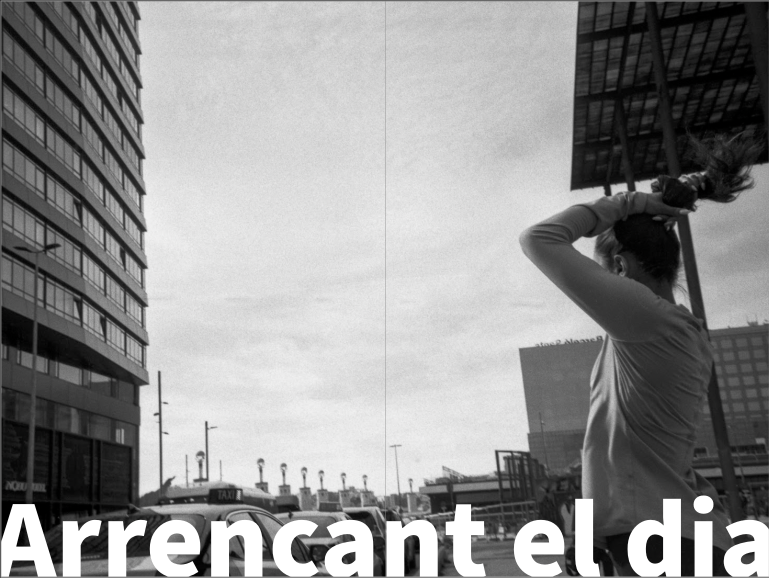
#> input picture img/hero-bg.png, 1538 x 1155 px, found by its file name (shown at 1/2 size)
$ python gen-email-header.py
#> lines starting #> are read from the running program, lines starting #| are printed output that depends on the picture
#!/usr/bin/env python3
"""Genera la imatge de capcalera dels correus dels formularis.

Sortida: server/forms/assets/email-header.jpg (1200x420, ~50-70 KB).
Es munta sobre la fotografia hero del web, amb el mateix tractament fosc
que fa la home, perque el correu quedi acord amb el web.
"""
from pathlib import Path
from PIL import Image, ImageDraw, ImageFont, ImageOps

ROOT = Path(__file__).resolve().parent.parent
SRC = ROOT / "static/img/hero-bg.png"
OUT = ROOT / "server/forms/assets/email-header.jpg"
W, H = 1200, 420

OUT.parent.mkdir(parents=True, exist_ok=True)

img = Image.open(SRC).convert("RGB")
img = ImageOps.fit(img, (W, H), method=Image.LANCZOS, centering=(0.5, 0.45))
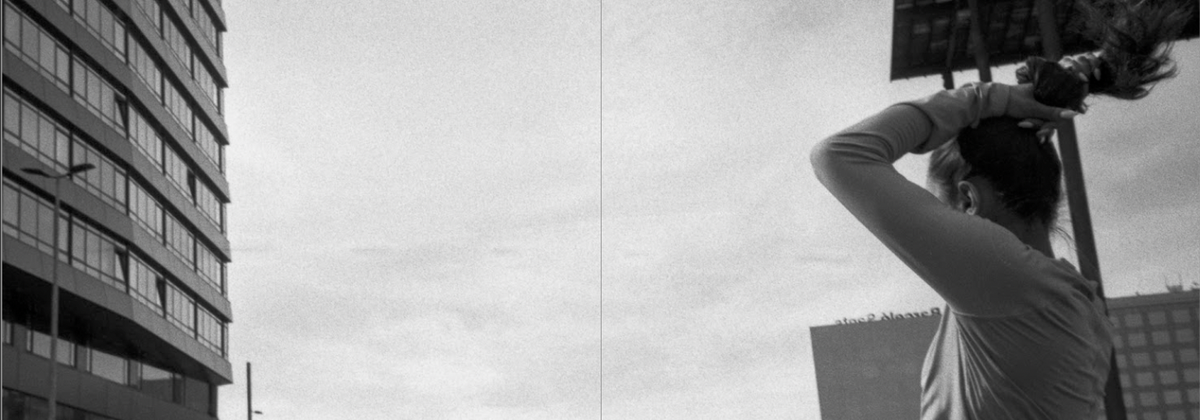
#> img: PIL image 1200x420 RGB; mean R, G, B 155.8, 155.8, 155.8

# Velo fosc com el .hero-overlay de la home.
overlay = Image.new("RGBA", (W, H), (17, 17, 16, 150))
img = Image.alpha_composite(img.convert("RGBA"), overlay).convert("RGB")
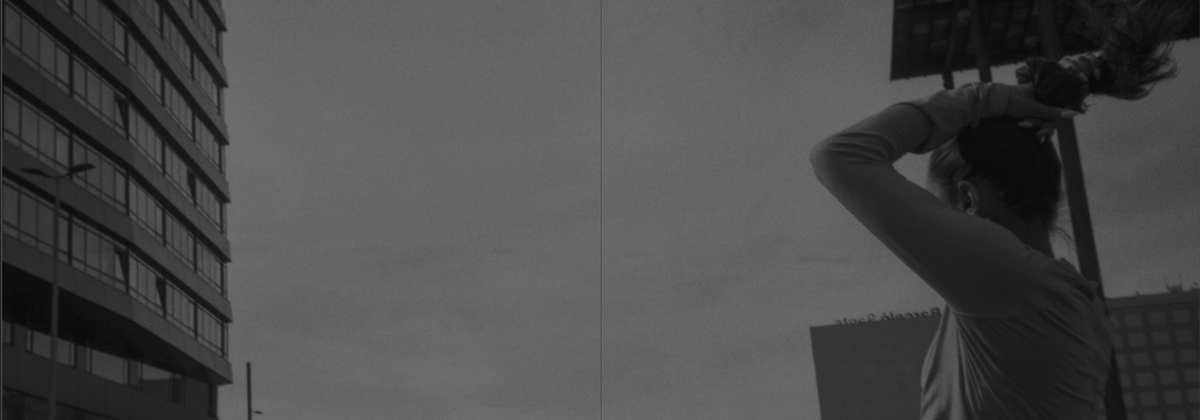
#> img: PIL image 1200x420 RGB; mean R, G, B 74.1, 74.1, 73.5

draw = ImageDraw.Draw(img)
title_font = ImageFont.truetype("/System/Library/Fonts/Supplemental/Georgia Bold.ttf", 72)
sub_font = ImageFont.truetype("/System/Library/Fonts/Supplemental/Georgia.ttf", 27)

title = "112 Revelats"
sub = "Projecte de fotollibres col·lectius"

def box(text, font):
    return draw.textbbox((0, 0), text, font=font)

tw, th = box(title, title_font)[2], box(title, title_font)[3]
#> tw = 468; th = 68
sw, sh = box(sub, sub_font)[2], box(sub, sub_font)[3]
#> sw = 438; sh = 32

title_y = (H - (th + 90 + sh)) // 2
#> title_y = 115
title_x = (W - tw) // 2
#> title_x = 366
sub_x = (W - sw) // 2
#> sub_x = 381

# Ombra subtil per garantir la lectura sobre qualsevol zona de la foto.
for dx, dy in ((2, 2), (1, 1)):
    draw.text((title_x + dx, title_y + dy), title, font=title_font, fill=(0, 0, 0))
draw.text((title_x, title_y), title, font=title_font, fill=(255, 255, 255))

line_y = title_y + th + 22
#> line_y = 205
draw.rectangle([(W - 120) // 2, line_y, (W + 120) // 2, line_y + 5], fill=(254, 33, 33))

sub_y = line_y + 28
#> sub_y = 233
for dx, dy in ((1, 1),):
    draw.text((sub_x + dx, sub_y + dy), sub, font=sub_font, fill=(0, 0, 0))
draw.text((sub_x, sub_y), sub, font=sub_font, fill=(240, 240, 240))

img.save(OUT, "JPEG", quality=74, optimize=True, progressive=True)
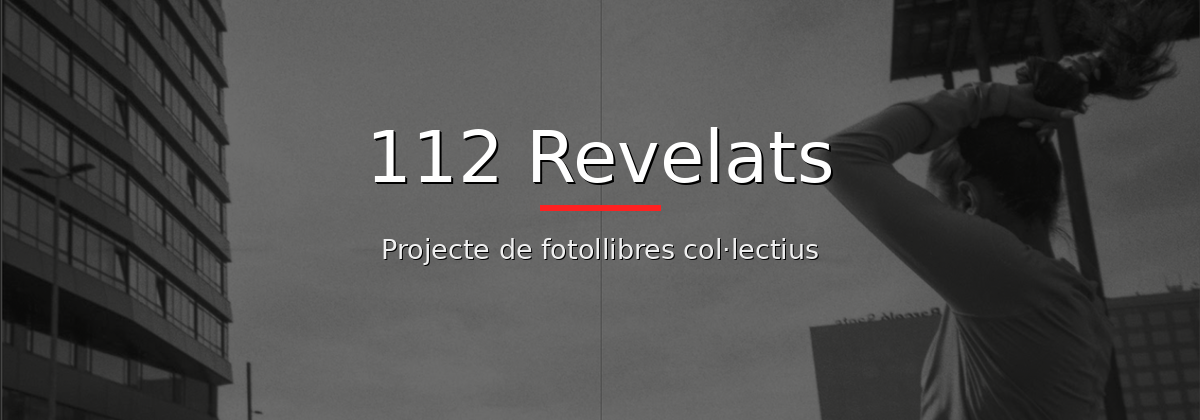
#> saved as email-header.jpg: PIL image 1200x420 RGB; mean R, G, B 76.5, 76.1, 75.6
print(OUT)
print("size", OUT.stat().st_size, "bytes")

$ run again, with img/404-bg.jpg saved as img/hero-bg.png
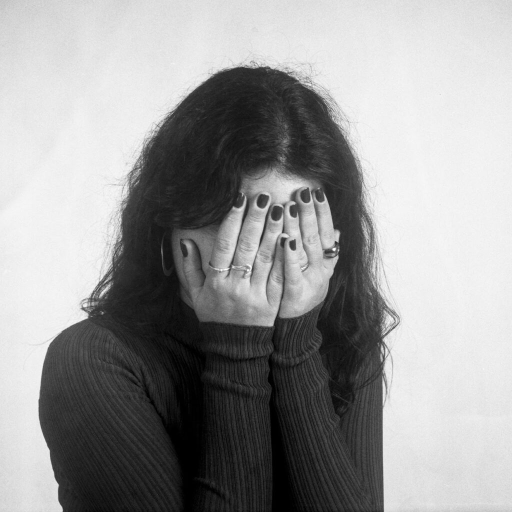
#> input picture img/404-bg.jpg, 1024 x 1024 px, found by its file name (shown at 1/2 size)
#> `img = Image.alpha_composite(img.convert("RGBA"), overlay).convert("RGB")`:
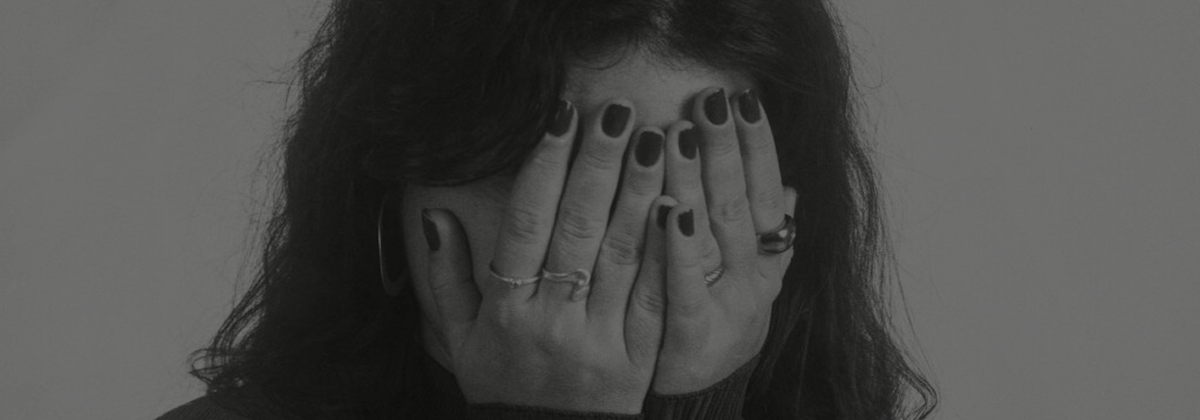
#> img: PIL image 1200x420 RGB; mean R, G, B 77.4, 77.4, 76.8
#> tw = 468; th = 68
#> sw = 438; sh = 32
#> title_y = 115
#> title_x = 366
#> sub_x = 381
#> line_y = 205
#> sub_y = 233
#> `img.save(OUT, "JPEG", quality=74, optimize=True, progressive=True)`:
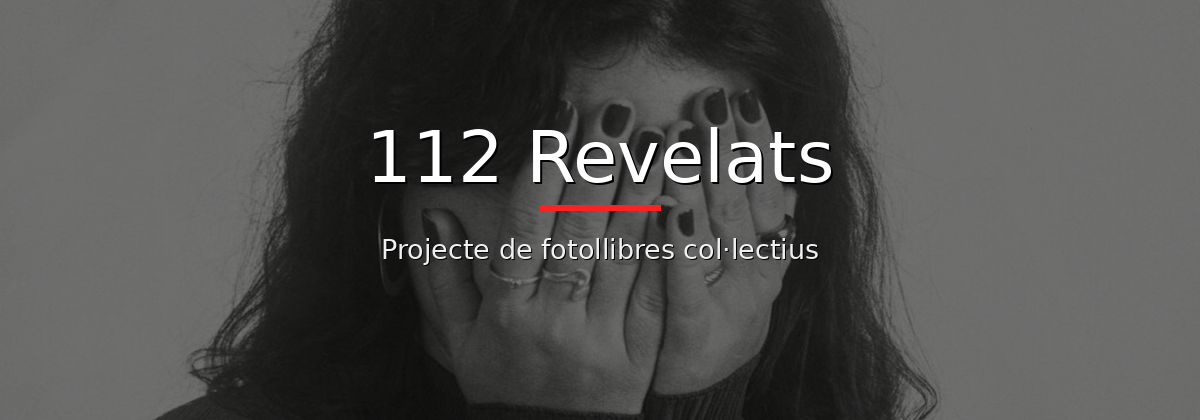
#> saved as email-header.jpg: PIL image 1200x420 RGB; mean R, G, B 80.7, 80.4, 79.8
